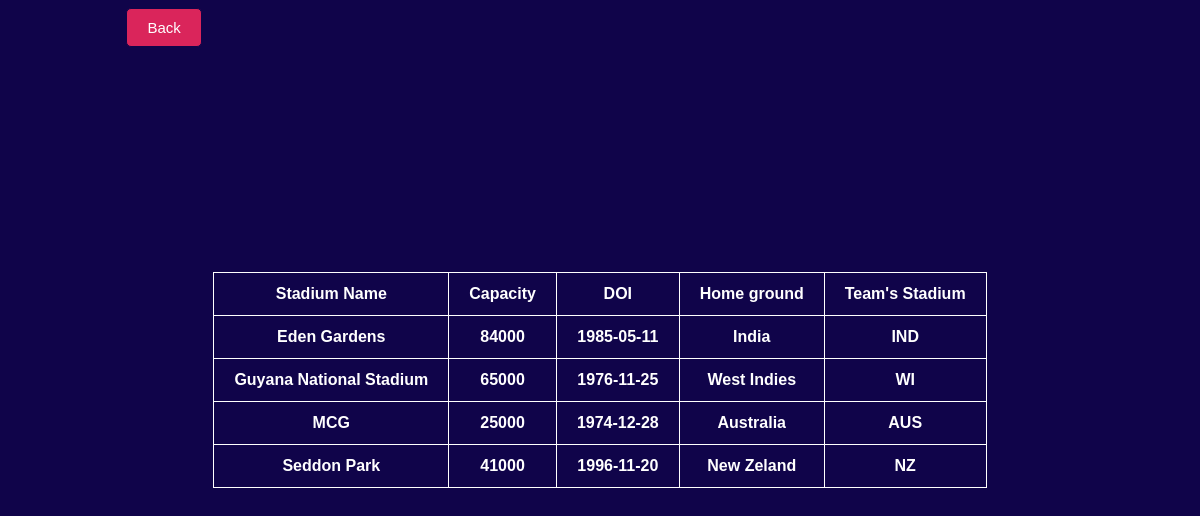
Screenshot of /stadium.php with the database file from the repository.
### tables this page shows
CREATE TABLE `stadiums` (
  `stadium_name` varchar(50) NOT NULL,
  `capacity` decimal(6,0) NOT NULL,
  `DOI` date NOT NULL,
  `team_name` varchar(20) NOT NULL,
  `team` varchar(10) NOT NULL
);

### stadium.php (the view, shortened to what this page needs)
<!DOCTYPE html>
<html>
<head>
</head>
<body>
	<div class="container">
	<button class='back-btn'><a href="admin1st.html" >Back</a></button>
	 <div style="margin-top:225px; style : center" >
	<table >
		<tr>
			<th>Stadium Name</th>
			<th>Capacity</th>
			<th>DOI</th>
			<th>Home ground</th>
			<th>Team's Stadium</th>
		</tr>
		<?php
		$con=mysqli_connect("localhost","root","","cricket");
		$query="call stadium()";
		$result=mysqli_query($con,$query);
		if(mysqli_num_rows($result)>0)
		{
			while ($row=mysqli_fetch_assoc($result)) {
			echo "<tr><th>".$row["stadium_name"]."</th>"."<th>".
			$row["capacity"]."</th><th>".
			$row["DOI"]."</th><th>".
			$row["team_name"]."</th><th>".
			$row["team"]."</th></tr>";
			}
		}
		?>
	</table>
	</div>
</body>
</html>

### stadium.php (style rules this page uses)
table { border: 1px solid black; }
tr { border: 1px solid black; }
th { border: 1px solid black; }
body { background: #10044A; color: #fff; }
table { margin: 8px; margin: auto; border-collapse:collapse; margin-top: 100px; }
th { font-family: Arial, Helvetica, sans-serif; font-size: 16px; background:#10044A; color: #FFF; padding: 12px 20px; border: 1px solid #fff; }
.back-btn { background:#DA255B; font-size: 15px; padding:10px 20px; border:1px solid #10044A; border-radius: 5px; color: #fff; }
.back-btn a { text-decoration: none; color: #fff }
.container { width: 80%; margin: auto; }

### rows the page displays
stadiums: stadium_name "Eden Gardens", capacity "84000", DOI "1985-05-11", team_name "India", team "IND"
stadiums: stadium_name "Guyana National Stadium", capacity "65000", DOI "1976-11-25", team_name "West Indies", team "WI"
stadiums: stadium_name "MCG", capacity "25000", DOI "1974-12-28", team_name "Australia", team "AUS"
stadiums: stadium_name "Seddon Park", capacity "41000", DOI "1996-11-20", team_name "New Zeland", team "NZ"
